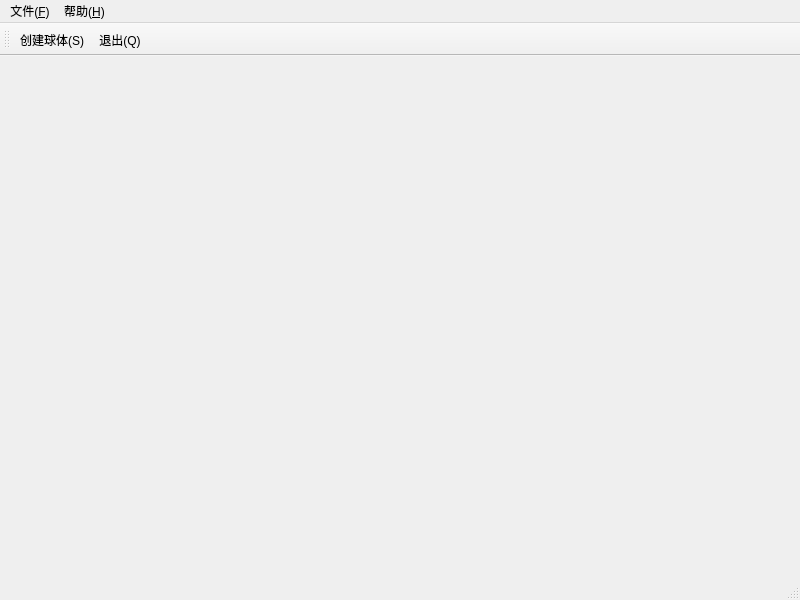
<?xml version="1.0" encoding="UTF-8"?>
<ui version="4.0">
 <class>MainWindow</class>
 <widget class="QMainWindow" name="MainWindow">
  <property name="geometry">
   <rect>
    <x>0</x>
    <y>0</y>
    <width>800</width>
    <height>600</height>
   </rect>
  </property>
  <property name="windowTitle">
   <string>VTK Qt 项目</string>
  </property>
  <widget class="QWidget" name="centralwidget">
   <layout class="QVBoxLayout" name="verticalLayout">
    <item>
     <widget class="QWidget" name="vtkWidget" native="true">
      <property name="sizePolicy">
       <sizepolicy hsizetype="Expanding" vsizetype="Expanding">
        <horstretch>0</horstretch>
        <verstretch>0</verstretch>
       </sizepolicy>
      </property>
     </widget>
    </item>
   </layout>
  </widget>
  <widget class="QMenuBar" name="menubar">
   <property name="geometry">
    <rect>
     <x>0</x>
     <y>0</y>
     <width>800</width>
     <height>21</height>
    </rect>
   </property>
   <widget class="QMenu" name="menu_F">
    <property name="title">
     <string>文件(&amp;F)</string>
    </property>
    <addaction name="action_Q"/>
   </widget>
   <widget class="QMenu" name="menu_H">
    <property name="title">
     <string>帮助(&amp;H)</string>
    </property>
    <addaction name="action_A"/>
   </widget>
   <addaction name="menu_F"/>
   <addaction name="menu_H"/>
  </widget>
  <widget class="QStatusBar" name="statusbar"/>
  <widget class="QToolBar" name="toolBar">
   <property name="windowTitle">
    <string>文件</string>
   </property>
   <attribute name="toolBarArea">
    <enum>TopToolBarArea</enum>
   </attribute>
   <addaction name="action_S"/>
   <addaction name="action_Q"/>
  </widget>
  <action name="action_Q">
   <property name="text">
    <string>退出(&amp;Q)</string>
   </property>
   <property name="shortcut">
    <string>Ctrl+Q</string>
   </property>
  </action>
  <action name="action_A">
   <property name="text">
    <string>关于(&amp;A)</string>
   </property>
  </action>
  <action name="action_S">
   <property name="text">
    <string>创建球体(&amp;S)</string>
   </property>
  </action>
 </widget>
 <customwidgets>
  <customwidget>
   <class>QVTKWidget</class>
   <extends>QWidget</extends>
   <header>QVTKWidget.h</header>
  </customwidget>
 </customwidgets>
 <resources/>
 <connections/>
</ui> 
